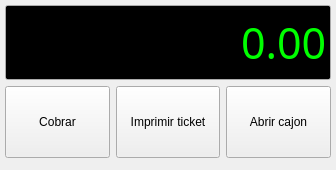
<?xml version="1.0" encoding="UTF-8"?>
<ui version="4.0">
 <class>TotalBase</class>
 <widget class="QWidget" name="TotalBase">
  <property name="geometry">
   <rect>
    <x>0</x>
    <y>0</y>
    <width>336</width>
    <height>170</height>
   </rect>
  </property>
  <property name="minimumSize">
   <size>
    <width>0</width>
    <height>170</height>
   </size>
  </property>
  <property name="windowTitle">
   <string>Form</string>
  </property>
  <property name="layoutDirection">
   <enum>Qt::RightToLeft</enum>
  </property>
  <layout class="QVBoxLayout">
   <property name="margin">
    <number>5</number>
   </property>
   <item>
    <widget class="QLineEdit" name="mui_total">
     <property name="minimumSize">
      <size>
       <width>0</width>
       <height>75</height>
      </size>
     </property>
     <property name="palette">
      <palette>
       <active>
        <colorrole role="Text">
         <brush brushstyle="SolidPattern">
          <color alpha="255">
           <red>0</red>
           <green>255</green>
           <blue>0</blue>
          </color>
         </brush>
        </colorrole>
        <colorrole role="Base">
         <brush brushstyle="SolidPattern">
          <color alpha="255">
           <red>0</red>
           <green>0</green>
           <blue>0</blue>
          </color>
         </brush>
        </colorrole>
       </active>
       <inactive>
        <colorrole role="Text">
         <brush brushstyle="SolidPattern">
          <color alpha="255">
           <red>0</red>
           <green>255</green>
           <blue>0</blue>
          </color>
         </brush>
        </colorrole>
        <colorrole role="Base">
         <brush brushstyle="SolidPattern">
          <color alpha="255">
           <red>0</red>
           <green>0</green>
           <blue>0</blue>
          </color>
         </brush>
        </colorrole>
       </inactive>
       <disabled>
        <colorrole role="Text">
         <brush brushstyle="SolidPattern">
          <color alpha="255">
           <red>119</red>
           <green>119</green>
           <blue>121</blue>
          </color>
         </brush>
        </colorrole>
        <colorrole role="Base">
         <brush brushstyle="SolidPattern">
          <color alpha="255">
           <red>255</red>
           <green>255</green>
           <blue>255</blue>
          </color>
         </brush>
        </colorrole>
       </disabled>
      </palette>
     </property>
     <property name="font">
      <font>
       <family>Sans Serif</family>
       <pointsize>32</pointsize>
      </font>
     </property>
     <property name="cursor">
      <cursorShape>ArrowCursor</cursorShape>
     </property>
     <property name="focusPolicy">
      <enum>Qt::NoFocus</enum>
     </property>
     <property name="acceptDrops">
      <bool>false</bool>
     </property>
     <property name="text">
      <string>0.00</string>
     </property>
     <property name="alignment">
      <set>Qt::AlignRight|Qt::AlignTrailing|Qt::AlignVCenter</set>
     </property>
    </widget>
   </item>
   <item>
    <layout class="QHBoxLayout">
     <item>
      <widget class="QToolButton" name="mui_abrircajon">
       <property name="minimumSize">
        <size>
         <width>72</width>
         <height>72</height>
        </size>
       </property>
       <property name="maximumSize">
        <size>
         <width>200</width>
         <height>72</height>
        </size>
       </property>
       <property name="text">
        <string>Abrir cajon</string>
       </property>
       <property name="icon">
        <iconset resource="../../../bulmages.qrc">
         <normaloff>:/Images/cash-open.png</normaloff>:/Images/cash-open.png</iconset>
       </property>
       <property name="iconSize">
        <size>
         <width>48</width>
         <height>48</height>
        </size>
       </property>
       <property name="toolButtonStyle">
        <enum>Qt::ToolButtonTextUnderIcon</enum>
       </property>
      </widget>
     </item>
     <item>
      <widget class="QToolButton" name="mui_imprimir">
       <property name="minimumSize">
        <size>
         <width>72</width>
         <height>72</height>
        </size>
       </property>
       <property name="maximumSize">
        <size>
         <width>200</width>
         <height>72</height>
        </size>
       </property>
       <property name="text">
        <string>Imprimir ticket</string>
       </property>
       <property name="icon">
        <iconset resource="../../../bulmages.qrc">
         <normaloff>:/Images/document-print.png</normaloff>:/Images/document-print.png</iconset>
       </property>
       <property name="iconSize">
        <size>
         <width>48</width>
         <height>48</height>
        </size>
       </property>
       <property name="toolButtonStyle">
        <enum>Qt::ToolButtonTextUnderIcon</enum>
       </property>
      </widget>
     </item>
     <item>
      <widget class="QToolButton" name="mui_cobrar">
       <property name="minimumSize">
        <size>
         <width>72</width>
         <height>72</height>
        </size>
       </property>
       <property name="maximumSize">
        <size>
         <width>200</width>
         <height>72</height>
        </size>
       </property>
       <property name="text">
        <string>Cobrar</string>
       </property>
       <property name="icon">
        <iconset resource="../../../bulmages.qrc">
         <normaloff>:/Images/receive.png</normaloff>:/Images/receive.png</iconset>
       </property>
       <property name="iconSize">
        <size>
         <width>48</width>
         <height>48</height>
        </size>
       </property>
       <property name="toolButtonStyle">
        <enum>Qt::ToolButtonTextUnderIcon</enum>
       </property>
      </widget>
     </item>
    </layout>
   </item>
   <item>
    <spacer name="verticalSpacer">
     <property name="orientation">
      <enum>Qt::Vertical</enum>
     </property>
     <property name="sizeHint" stdset="0">
      <size>
       <width>20</width>
       <height>40</height>
      </size>
     </property>
    </spacer>
   </item>
  </layout>
 </widget>
 <resources>
  <include location="../../../bulmages.qrc"/>
 </resources>
 <connections/>
</ui>
